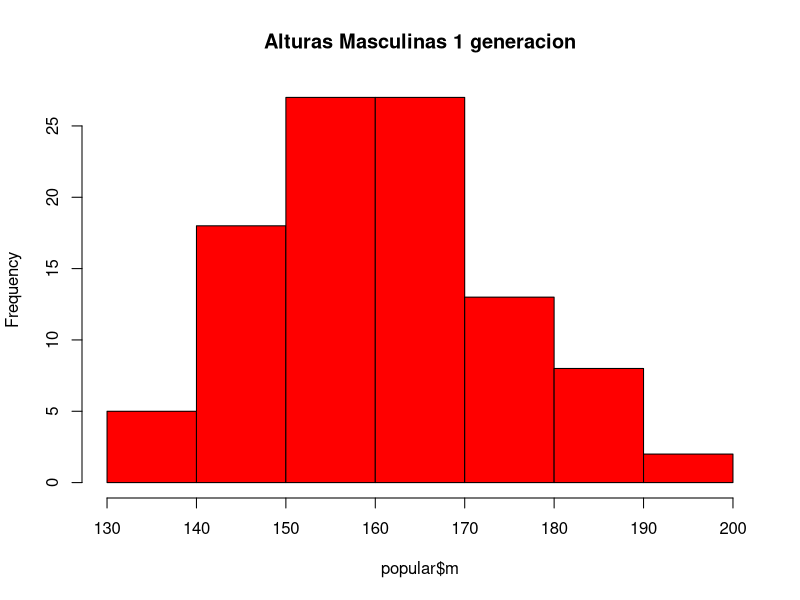
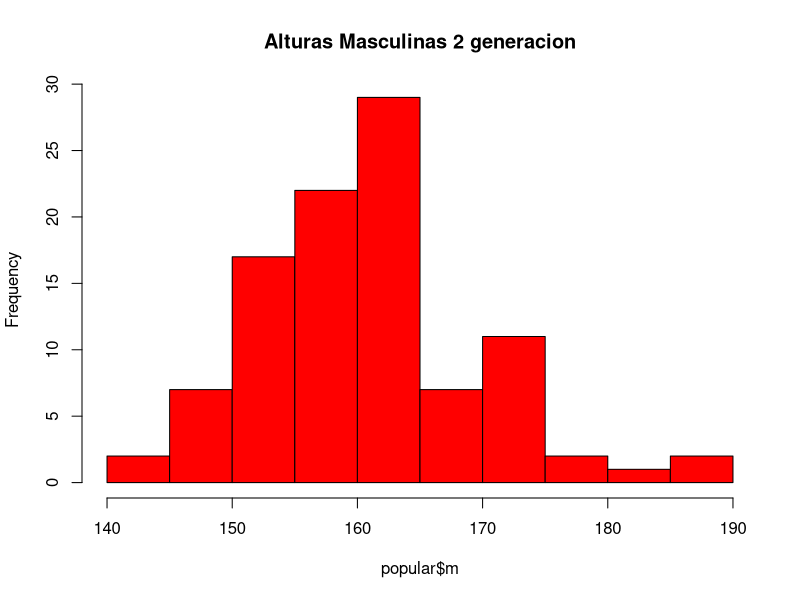
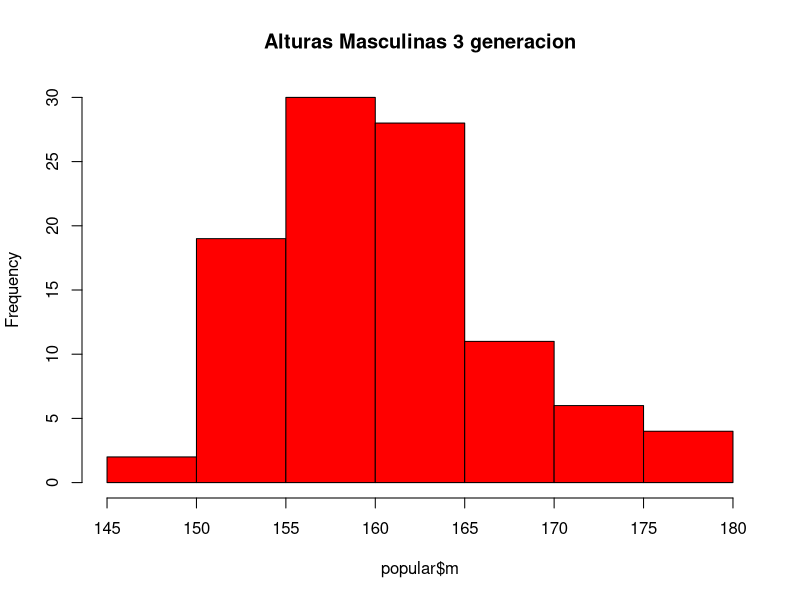
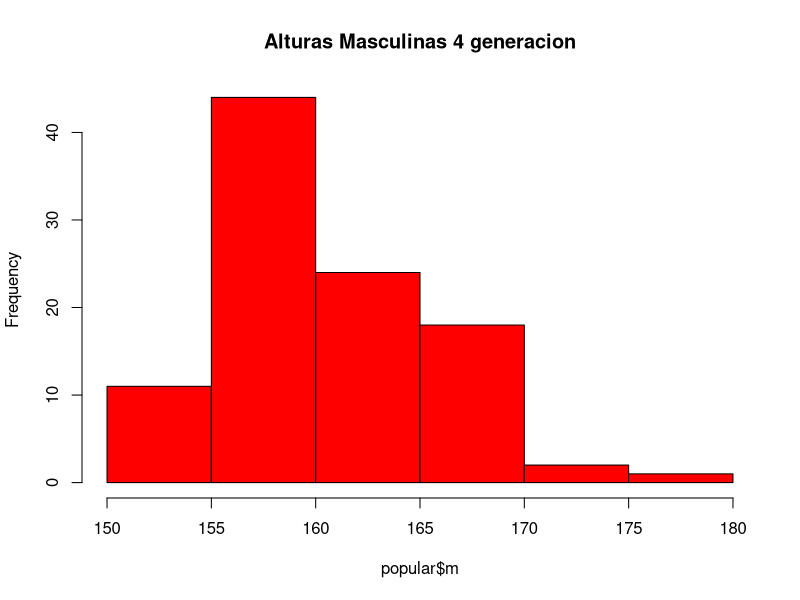
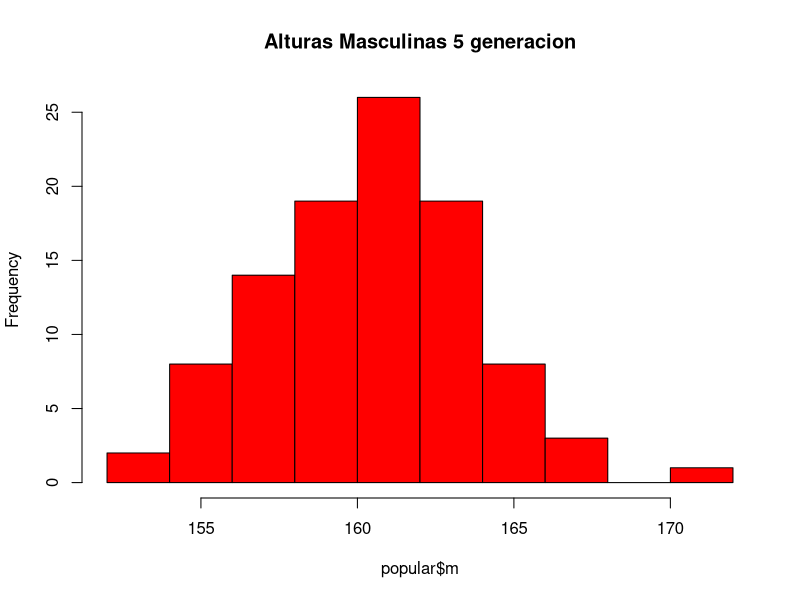
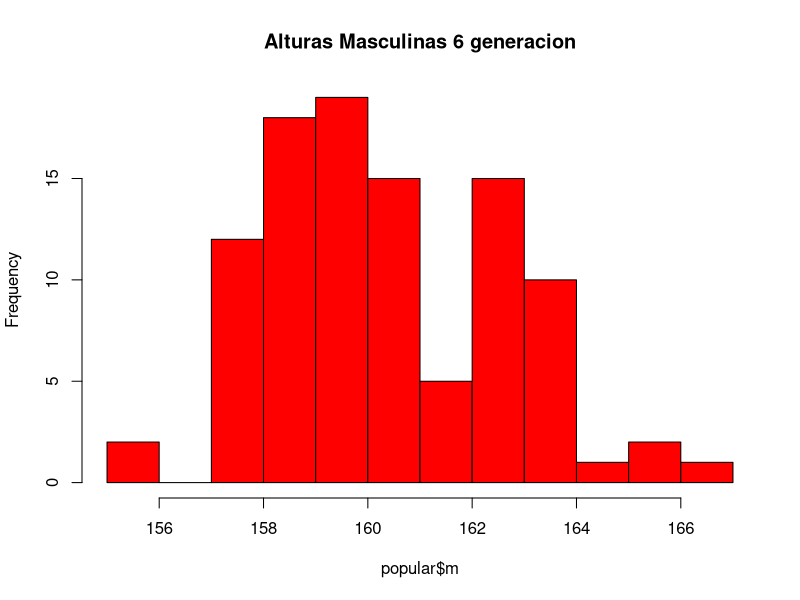
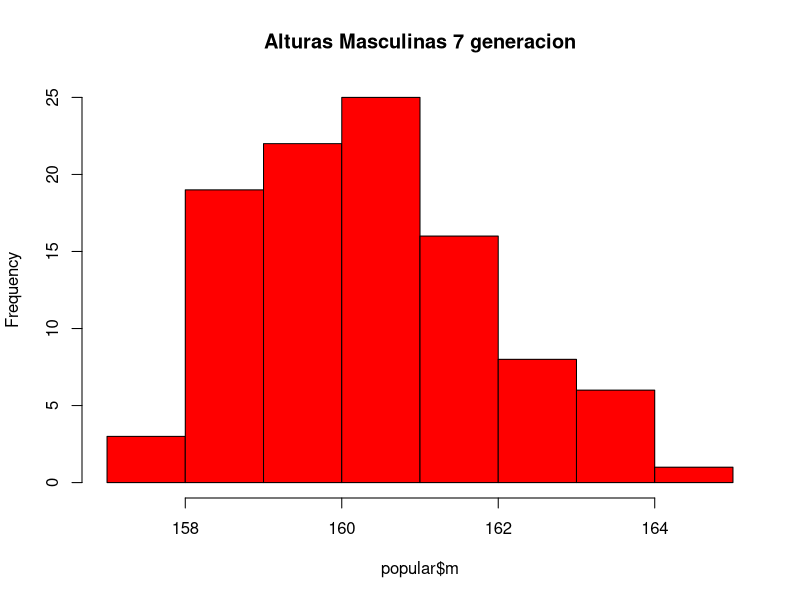
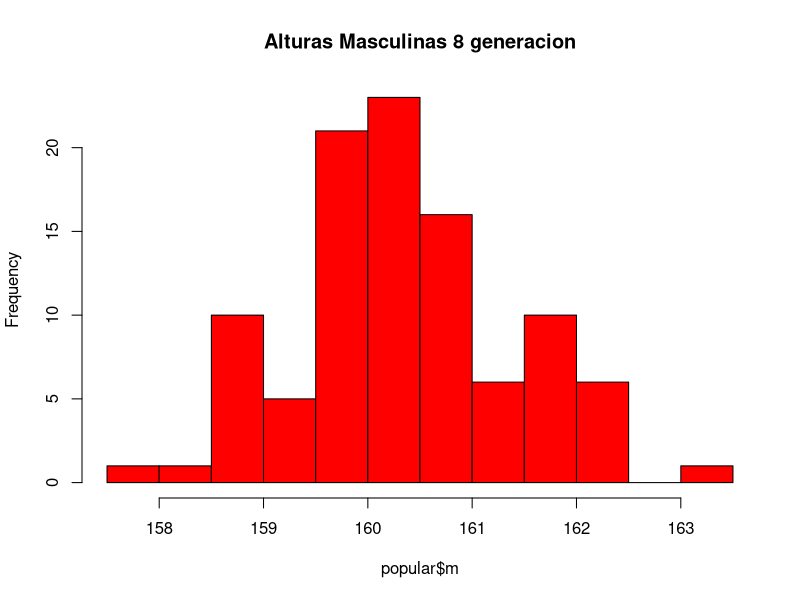

Recreate these plots in R, in order.
## ---- chunk 1

popular <- data.frame(m = rnorm(100, 160, 20), f = rnorm(100, 160, 20))
prox.gen <- function(popular) {
popular$m <- sample(popular$m)
popular$m <- apply(popular, 1, mean)
popular$f <- popular$m
return(popular)
}

## ---- chunk 2
popular<-prox.gen(popular)
hist(popular$m,main="Alturas Masculinas 1 generacion",border="black", col="red")


## ---- chunk 3
popular<-prox.gen(popular)
hist(popular$m,main="Alturas Masculinas 2 generacion",border="black", col="red")


## ---- chunk 4
popular<-prox.gen(popular)
hist(popular$m,main="Alturas Masculinas 3 generacion",border="black", col="red")


## ---- chunk 5
popular<-prox.gen(popular)
hist(popular$m,main="Alturas Masculinas 4 generacion",border="black", col="red")


## ---- chunk 6
popular<-prox.gen(popular)
hist(popular$m,main="Alturas Masculinas 5 generacion",border="black", col="red")


## ---- chunk 7
popular<-prox.gen(popular)
hist(popular$m,main="Alturas Masculinas 6 generacion",border="black", col="red")


## ---- chunk 8
popular<-prox.gen(popular)
hist(popular$m,main="Alturas Masculinas 7 generacion",border="black", col="red")


## ---- chunk 9
popular<-prox.gen(popular)
hist(popular$m,main="Alturas Masculinas 8 generacion",border="black", col="red")


## ---- chunk 10
popular<-prox.gen(popular)
hist(popular$m,main="Alturas Masculinas 9 generacion",border="black", col="red")


